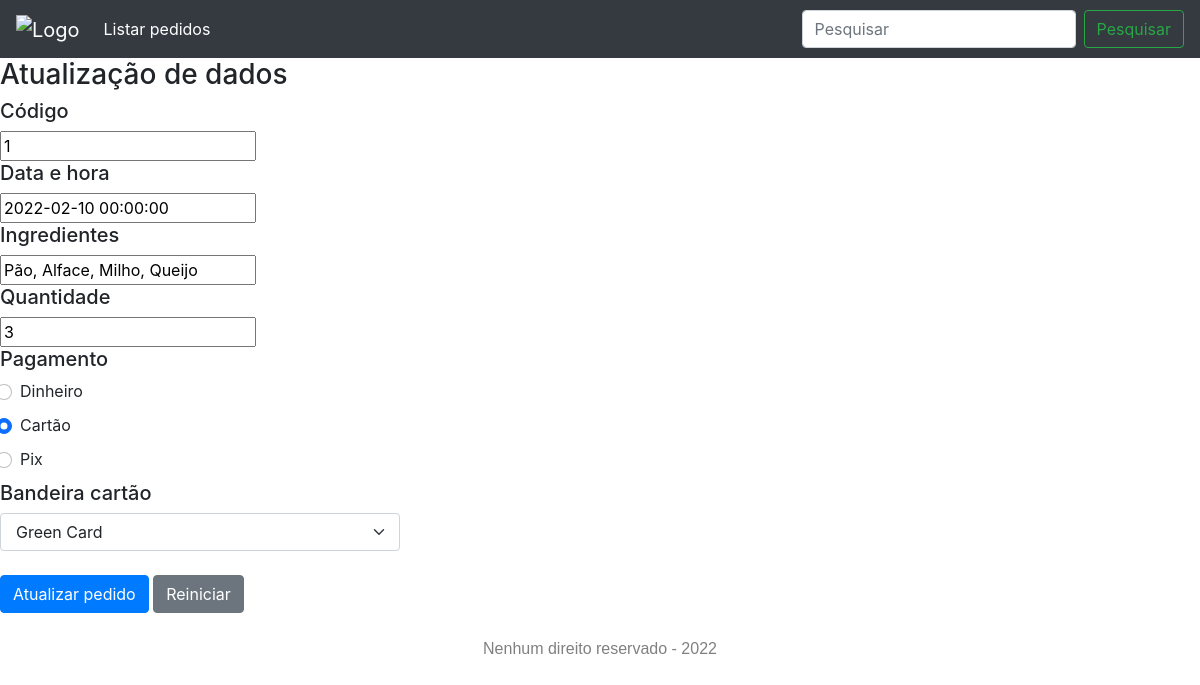
/public/atualiza.php?cod=1, run on the app's committed database.
### tables this page shows
CREATE TABLE `pedidos` (
  `cod` int(11) NOT NULL,
  `data_hora` datetime DEFAULT NULL,
  `ingredientes` text DEFAULT NULL,
  `qtde` int(11) DEFAULT NULL,
  `pgto` varchar(20) DEFAULT NULL,
  `card_flag` varchar(20) DEFAULT NULL
);

### src/model/Database.php (called while the page is built, shortened)
<?php
class Database {
   private $connection;
   private function connect()
   {
       $this->connection = new PDO(
           'mysql:'.
           'host='.MYSQL_SERVER.';'.
           'dbname='.MYSQL_DATABASE.';'.
           'charset='.MYSQL_CHARSET.';'.
           'port='.MYSQL_PORT,
           MYSQL_USER,
           MYSQL_PASS,
           array(PDO::ATTR_PERSISTENT => true)
       );
       $this->connection->setAttribute(PDO::ATTR_ERRMODE, PDO::ERRMODE_WARNING);
   }
   private function disconnect()
   {
       $this->connection = null;
   }
   public function select($sql, $parameters = null)
   {
        $result = null;
        try {
            if(!empty($parameters)){
                $myExecute = $this->connection->prepare($sql);
                $myExecute->execute($parameters);
                $result = $myExecute->fetchAll(PDO::FETCH_CLASS);
            } else {
                $myExecute = $this->connection->prepare($sql);
                $myExecute->execute();
                $result = $myExecute->fetchAll(PDO::FETCH_CLASS);
            }
        } catch (PDOException $error) {
            var_dump($error);
            return false;
        }
        return $result;
   }
}

### public/atualiza.php (the view, shortened to what this page needs)
<?php
require_once "../src/views/header_nav.php";
if( isset($_GET['cod']) ) {
    $cod = $_GET['cod'];
} else {
    header('location: ../public/lista.php');
}
require_once "../src/model/Database.php";
$db = new Database();
$resultDb = $db->select(
    "SELECT * FROM pedidos WHERE cod = $cod; "
);
?>
<form method="post" action="../data/save.php">
    <h3>Atualização de dados</h3>
    <h5>Código</h5>
    <input type="text" name="cod" value="<?= $resultDb[0]->cod ?>" readonly />
    <h5>Data e hora</h5>
    <input type="text" name="data_hora" value="<?= $resultDb[0]->data_hora ?>" readonly />
    <h5>Ingredientes</h5>
    <input type="text" name="ingredientes" value="<?= $resultDb[0]->ingredientes ?>" />
    <h5>Quantidade</h5>
    <input type="number" name="qtde" value="<?= $resultDb[0]->qtde ?>" min="1" />
    <h5>Pagamento</h5>
        <div class="form-check">
            <input type="radio" class="form-check-input" value="dinheiro" name="pgto" id="dinheiro" <?= ($resultDb[0]->pgto == 'dinheiro') ? 'checked' : '' ?> />
            <label for="dinheiro">Dinheiro</label>
        </div>
        <div class="form-check">
            <input type="radio" class="form-check-input" value="cartao" name="pgto" id="cartao" <?= ($resultDb[0]->pgto == 'cartao') ? 'checked' : '' ?> />
            <label for="cartao">Cartão</label>
        </div>
        <div class="form-check">
            <input type="radio" class="form-check-input" value="pix" name="pgto" id="pix" <?= ($resultDb[0]->pgto == 'pix') ? 'checked' : '' ?> />
            <label for="pix">Pix</label>
        </div>
    <h5>Bandeira cartão</h5>
        <select name="card-flag" class="form-select col-lg-4 col-sm-4">
            <option value="<?= $resultDb[0]->card_flag ?>"> <?= $resultDb[0]->card_flag ?> </option>
        </select>
    <br>
    <input type="submit" value="Atualizar pedido" class="btn btn-primary"/>
    <input type="reset" value="Reiniciar" class="btn btn-secondary"/>
</form>
<?php require_once "../src/views/footer.php"; ?>

### data on the page
pedidos: cod "1", data_hora "2022-02-10 00:00:00", ingredientes "Pão, Alface, Milho, Queijo", qtde "3", pgto "☐ Dinheiro", pgto "☑ Cartão", pgto "☐ Pix", card-flag "Green Card"
